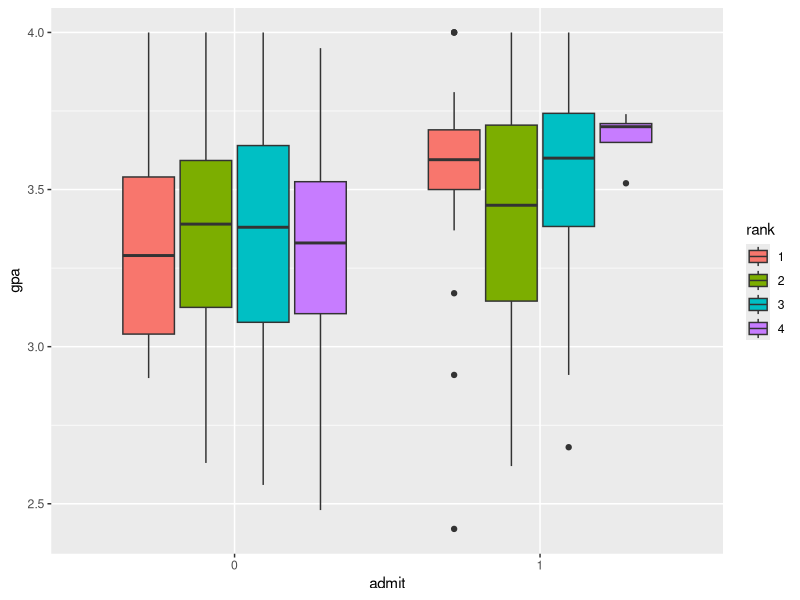
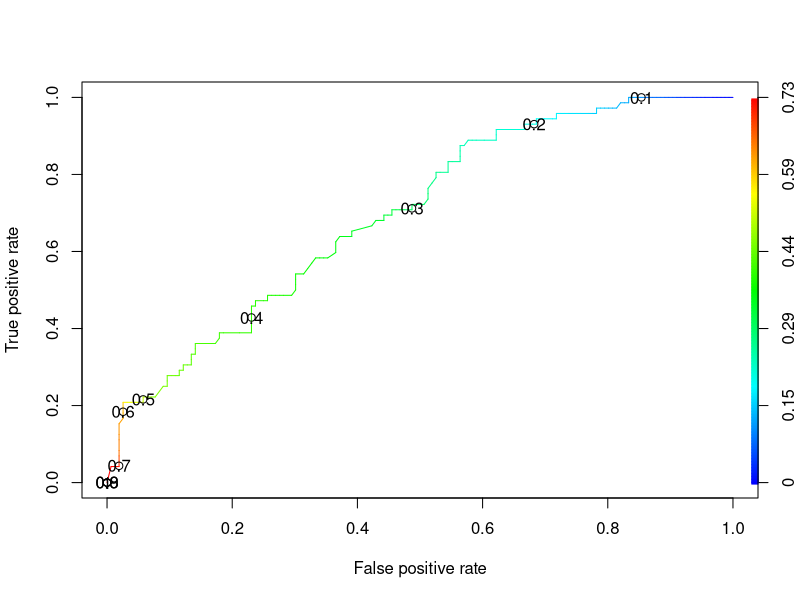
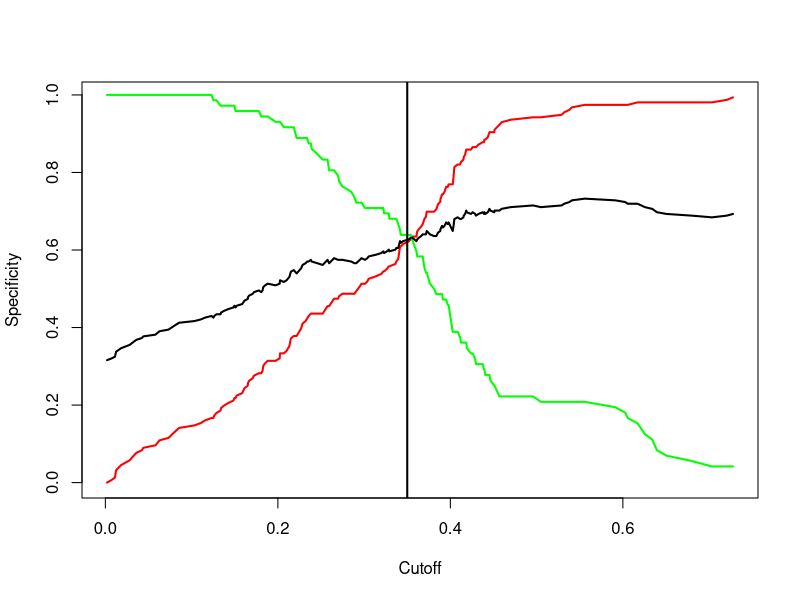

The R script that drew these images, in order:
setwd("~/Code/Stepik_R_1/m3/6.logistic_regression")
library(ggplot2)

data <- read.csv('data.csv')
data$admit <- factor(data$admit)
data$rank <- factor(data$rank)
str(data)

data_pred <- subset(data, is.na(data$admit))
data <- subset(data, !is.na(data$admit))
str(data)
ggplot(data = data, aes(x = admit, y = gpa, fill = rank))+
  geom_boxplot()

fit <- glm(data = data, formula = admit ~ rank * gpa, family = 'binomial')
summary(fit)

data$admit_prob <- predict(object = fit, type = 'response')

library(ROCR)
pred_fit <- prediction(data$admit_prob, data$admit)
perf_fit <- performance(pred_fit, "tpr", "fpr")
plot(perf_fit, colorize = T, print.cutoffs.at = seq(0.1, by = 0.1))
auc <- performance(pred_fit, measure = "auc")

perf3 <- performance(pred_fit, x.measure = "cutoff", measure = "spec")
plot(perf3, col = "red", lwd = 2)
perf4 <- performance(pred_fit, x.measure = "cutoff", measure = "sens")
plot(add = T, perf4, col = "green", lwd = 2)
perf5 <- performance(pred_fit, x.measure = "cutoff", measure = "acc")
plot(add = T, perf5, col = "black", lwd = 2)
abline(v = 0.35, lwd = 2)

data_pred$admit <- predict(object = fit, newdata = data_pred, type = 'response')

nrow(data_pred[data_pred$admit >= 0.4,])
